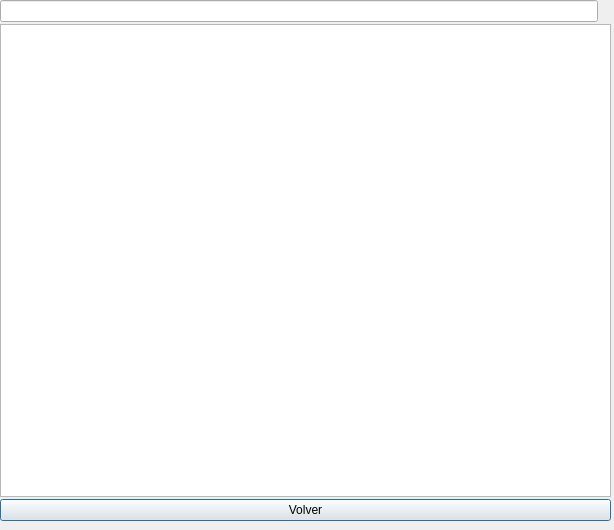
<?xml version="1.0" encoding="UTF-8"?>
<ui version="4.0">
 <class>Dialog</class>
 <widget class="QDialog" name="Dialog">
  <property name="geometry">
   <rect>
    <x>0</x>
    <y>0</y>
    <width>614</width>
    <height>530</height>
   </rect>
  </property>
  <property name="windowTitle">
   <string>Dialog</string>
  </property>
  <widget class="QWidget" name="gridLayoutWidget">
   <property name="geometry">
    <rect>
     <x>0</x>
     <y>0</y>
     <width>611</width>
     <height>521</height>
    </rect>
   </property>
   <layout class="QGridLayout" name="gridLayout">
    <property name="verticalSpacing">
     <number>2</number>
    </property>
    <item row="0" column="0">
     <widget class="QLineEdit" name="campoTextoBuscador"/>
    </item>
    <item row="0" column="1">
     <widget class="QLabel" name="labelLupa">
      <property name="text">
       <string/>
      </property>
      <property name="pixmap">
       <pixmap>Coding/ProyectoIS/assets/iconoLupa.png</pixmap>
      </property>
     </widget>
    </item>
    <item row="1" column="0" colspan="2">
     <widget class="QTableWidget" name="tablaProductos"/>
    </item>
    <item row="2" column="0" colspan="2">
     <widget class="QPushButton" name="botonVolver">
      <property name="text">
       <string>Volver</string>
      </property>
     </widget>
    </item>
   </layout>
  </widget>
 </widget>
 <resources/>
 <connections/>
</ui>
